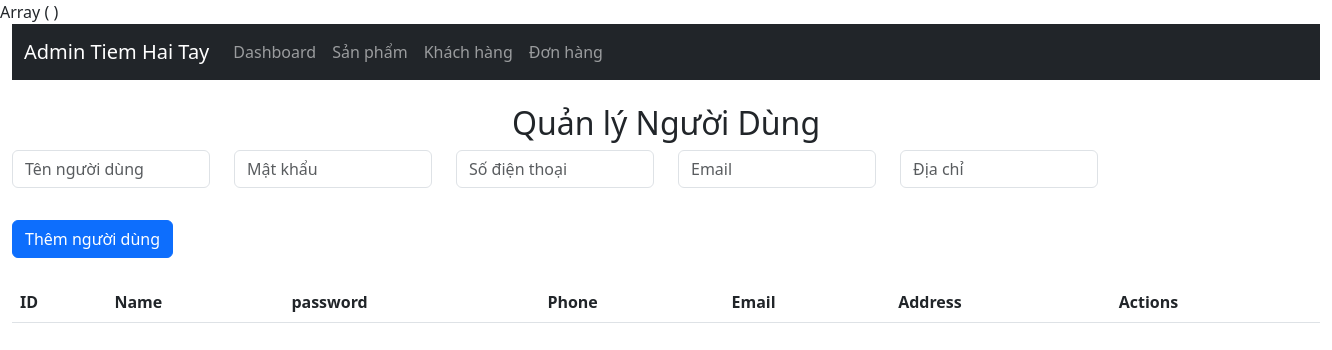
The app's page /frontend/admin/users.php, older data.
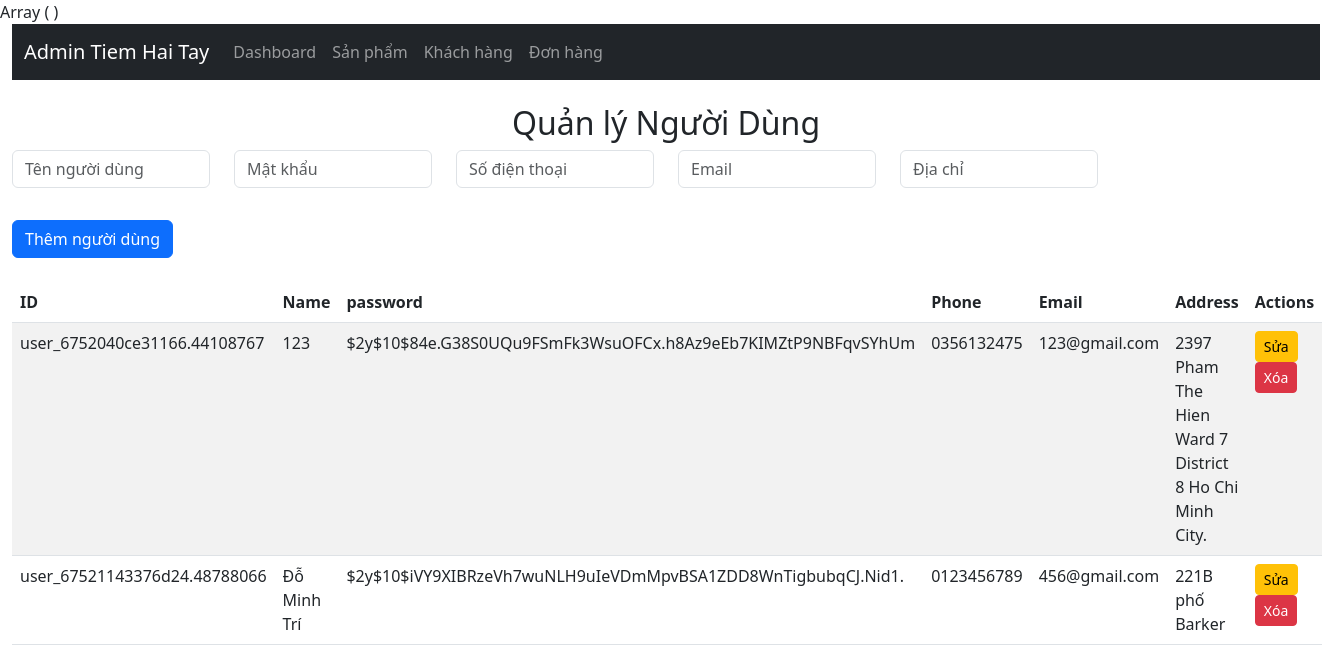
The same page, newer data.
### tables this page shows
CREATE TABLE IF NOT EXISTS `users` (
  `id` varchar(255) NOT NULL,
  `name` varchar(255) NOT NULL,
  `password` varchar(255) NOT NULL,
  `phone` varchar(15) NOT NULL,
  `email` varchar(255) NOT NULL,
  `address` varchar(255) NOT NULL,
  PRIMARY KEY (`id`)
);

### backend/models/user.php (called while the page is built, shortened)
<?php
function getAllUsers() {
    $conn = getDatabaseConnection();
    $result = $conn->query("SELECT * FROM users");
    return $result->fetch_all(MYSQLI_ASSOC);
}
?>

### frontend/admin/users.php (the view, shortened to what this page needs)
<?php
include './components/header.php';
require_once '../../backend/models/user.php';
$users = getAllUsers();
print_r($_POST);
?>
<div class="container-fluid">
    <?php include './components/navbar.php'; ?>
    <div class="row mt-4">
        <div class="col-md-12">
            <h2 class="text-center">Quản lý Người Dùng</h2>
            <form action="../../backend/routes/apiUser.php?action=addUser" method="POST" class="mb-4">
                <div class="row">
                    <div class="col-12 col-md-2 mb-3">
                        <input type="text" name="name" class="form-control" placeholder="Tên người dùng" required>
                    </div>
                    <div class="col-12 col-md-2 mb-3">
                        <input type="text" name="password" class="form-control" placeholder="Mật khẩu" required>
                    </div>
                    <div class="col-12 col-md-2 mb-3">
                        <input type="number" name="phone" class="form-control" placeholder="Số điện thoại" required>
                    </div>
                    <div class="col-12 col-md-2 mb-3">
                        <input type="email" name="email" class="form-control" placeholder="Email" required>
                    </div>
                    <div class="col-12 col-md-2 mb-3">
                        <input type="text" name="address" class="form-control" placeholder="Địa chỉ" required>
                    </div>
                </div>
                <button type="submit" class="btn btn-primary mt-3">Thêm người dùng</button>
            </form>
            <table class="table table-striped">
                <thead>
                    <tr>
                        <th>ID</th>
                        <th>Name</th>
                        <th>password</th>
                        <th>Phone</th>
                        <th>Email</th>
                        <th>Address</th>
                        <th>Actions</th>
                    </tr>
                </thead>
                <tbody>
                    <?php foreach ($users as $user): ?>
                        <tr>
                            <td><?= $user['id'] ?></td>
                            <td><?= $user['name'] ?></td>
                            <td><?= $user['password'] ?></td>
                            <td><?= $user['phone'] ?></td>
                            <td><?= $user['email'] ?></td>
                            <td><?= $user['address'] ?></td>
                            <td>
                                <button class="btn btn-warning btn-sm edit-btn" data-id="<?= $user['id'] ?>"
                                    data-name="<?= $user['name'] ?>" data-password="<?= $user['password'] ?>" data-phone="<?= $user['phone'] ?>"
                                    data-email="<?= $user['email'] ?>" data-address="<?= $user['address'] ?>"
                                    data-toggle="modal" data-target="#editModal">Sửa</button>
                                <a href="../../backend/routes/apiUser.php?action=deleteUser&id=<?= $user['id'] ?>"
                                    class="btn btn-danger btn-sm"
                                    onclick="return confirm('Bạn có chắc chắn muốn xóa người dùng này?')">Xóa</a>
                            </td>
                        </tr>
                    <?php endforeach; ?>
                </tbody>
            </table>
        </div>
    </div>
</div>
<?php include './components/footer.php'; ?>

### frontend/admin/components/header.php (shortened to what this page needs)
<!DOCTYPE html>
<html lang="en">
<head>
    <link rel="stylesheet" href="https://cdn.jsdelivr.net/npm/bootstrap@5.3.0-alpha1/dist/css/bootstrap.min.css">
    <link rel="stylesheet" href="../../assets/css/style.css">
    <link href="https://cdn.jsdelivr.net/npm/select2@4.0.13/dist/css/select2.min.css" rel="stylesheet" />
</head>
<body></body>

### frontend/admin/components/navbar.php (shortened to what this page needs)
<link rel="stylesheet" href="../../assets/css/style.css">
<nav class="navbar navbar-expand-lg navbar-dark bg-dark">
    <div class="container-fluid">
        <a class="navbar-brand" href="">Admin Tiem Hai Tay</a>
        <div class="collapse navbar-collapse" id="navbarNav">
            <ul class="navbar-nav">
                <li class="nav-item"><a class="nav-link" href="./">Dashboard</a></li>
                <li class="nav-item"><a class="nav-link" href="products.php">Sản phẩm</a></li>
                <li class="nav-item"><a class="nav-link" href="users.php">Khách hàng</a></li>
                <li class="nav-item"><a class="nav-link" href="order.php">Đơn hàng</a></li>
            </ul>
        </div>
    </div>
</nav>

### frontend/admin/components/footer.php (shortened to what this page needs)
<link rel="stylesheet" href="../../assets/css/style.css">
</body>
</html>

Row changes from the older to the newer data that the page shows:
added users: id "user_6752040ce31166.44108767", name "123", password "$2y$10$84e.G38S0UQu9FSmFk3WsuOFCx.h8Az9eEb7KIMZtP9NBFqvSYhUm", phone "0356132475", email "123@gmail.com", address "2397 Pham The Hien Ward 7 District 8 Ho Chi Minh City."
added users: id "user_67521143376d24.48788066", name "Đỗ Minh Trí", password "$2y$10$iVY9XIBRzeVh7wuNLH9uIeVDmMpvBSA1ZDD8WnTigbubqCJ.Nid1.", phone "0123456789", email "456@gmail.com", address "221B phố Barker"
